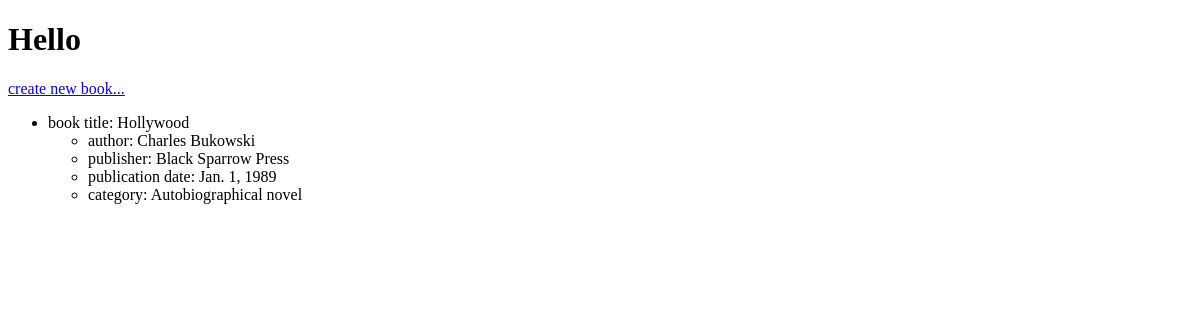
Before: /index/ with the older database file.
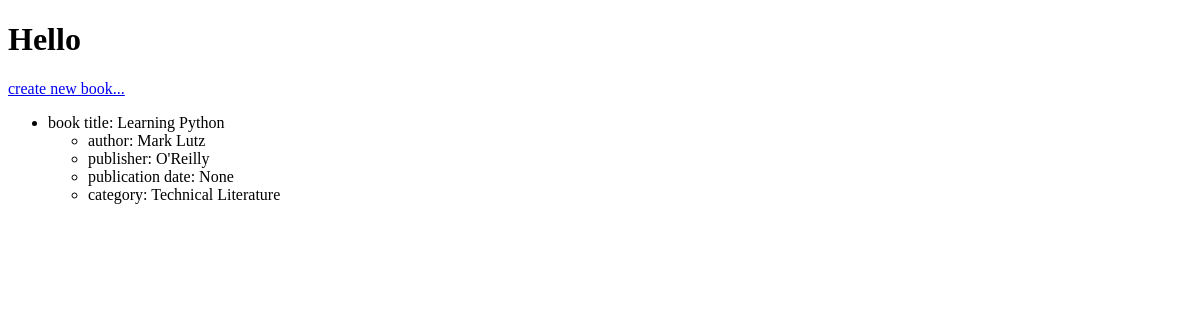
After: the same page with the newer database file.
### books/models.py (models this page shows)
class Book(models.Model):
    title = models.CharField(max_length=100, unique=True)
    author = models.ManyToManyField(Author, related_name='books')
    publisher = models.ForeignKey(Publisher, on_delete=models.CASCADE)
    category = models.ManyToManyField(Category, related_name='books')
    publication_date = models.DateField(null=True)

class Author(models.Model):
    name = models.CharField(max_length=40, unique=True)
    surname = models.CharField(max_length=40, unique=True)
    phone_number = PhoneNumberField(null=True)
    email = models.EmailField(null=True)

class Publisher(models.Model):
    name = models.CharField(max_length=40, unique=True)
    country = models.CharField(max_length=20, null=True)
    city = models.CharField(max_length=100, null=True)
    email = models.EmailField(null=True)
    phone_number = PhoneNumberField(null=True)
    website = models.URLField(null=True)

class Category(models.Model):
    name = models.CharField(max_length=20, unique=True)

### books/views.py (the view)
# urls.py: path('index/', views.index, name='index'),
def index(request):
    books = Book.objects.all()
    return render(request, 'index.html', {'books': books})

### books/templates/index.html (shortened to what this page needs)
<!DOCTYPE html>
<html lang="en">
<head>
</head>
<body>
<h1>Hello</h1>
<a href="{% url 'create_book' %}">create new book...</a>
<ul>{% for book in books %}
    <li>book title: {{ book.title }}
        <ul>
            <li>author: {% for author in book.author.all %} {{ author.name }} {{ author.surname }} {% endfor %}</li>
            <li>publisher: {{ book.publisher.name }}</li>
            <li>publication date: {{ book.publication_date }}</li>
            <li>category: {% for category in book.category.all %}{{ category.name }}{% endfor %}</li>
        </ul>
    </li>
    <br>
    {% endfor %}
</ul>
</body>
</html>

Changed rows visible on the page:
removed Author: name "Charles", surname "Bukowski"
changed Book: title "Hollywood" → "Learning Python"; publisher.name "Black Sparrow Press" → "O'Reilly"; publication_date "Jan. 1, 1989" → "None"
added Author: name "Mark", surname "Lutz"
changed Category: name "Autobiographical novel" → "Technical Literature"
